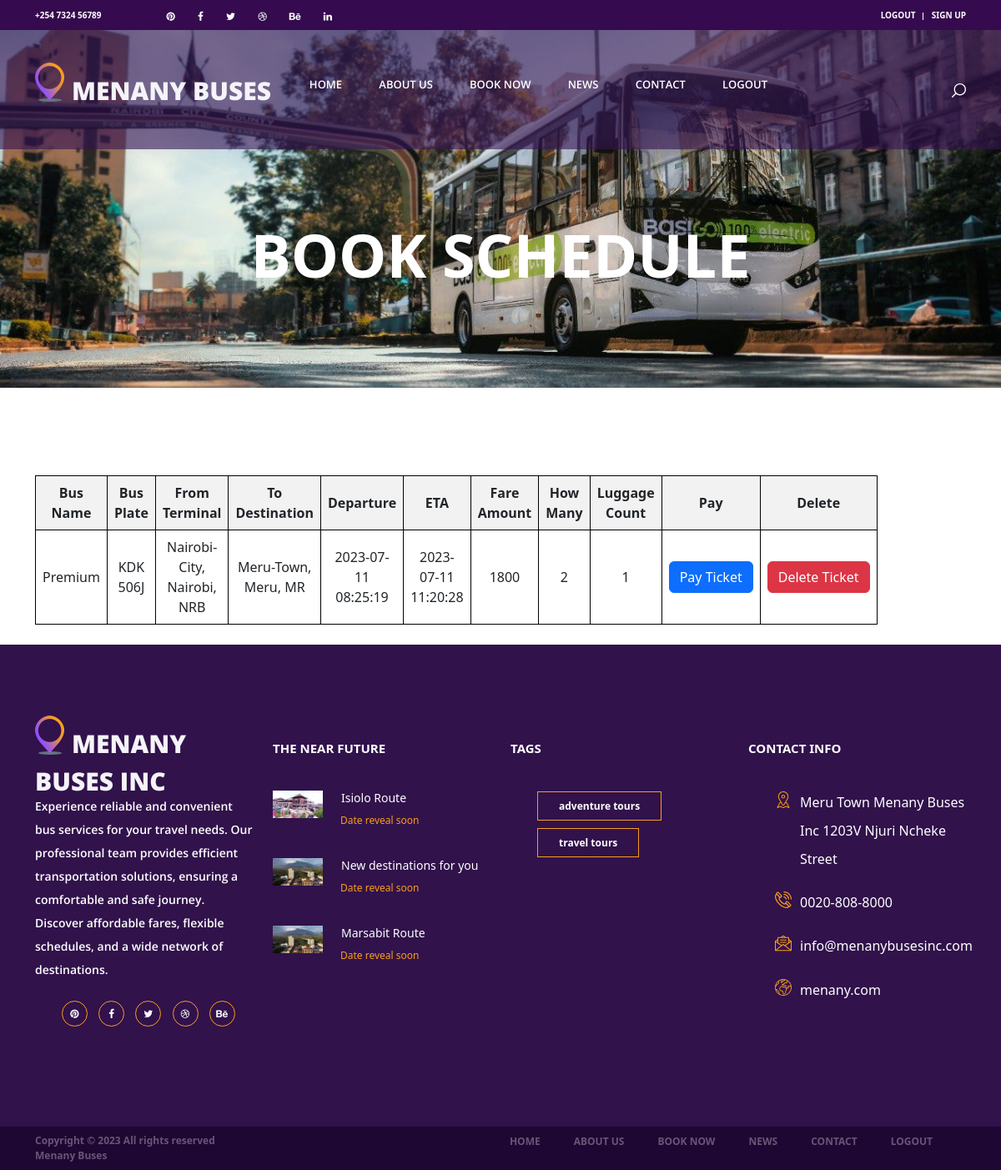
The app's page /book_now.php (signed in) with its own data.
### tables this page shows
CREATE TABLE `unpaid_tickets` (
  `id` int(11) NOT NULL,
  `customer_id` varchar(255) NOT NULL,
  `bus` varchar(255) NOT NULL,
  `bus_plate` varchar(255) NOT NULL,
  `from_terminal` varchar(255) NOT NULL,
  `to_destination` varchar(255) NOT NULL,
  `departure` timestamp NOT NULL DEFAULT current_timestamp(),
  `eta` timestamp NOT NULL DEFAULT current_timestamp(),
  `fare_amount` varchar(255) NOT NULL,
  `how_many` varchar(244) DEFAULT NULL,
  `luggage_count` varchar(244) DEFAULT NULL
);

### book_now.php (the view, shortened to what the rows shown need)
<?php
require_once 'config/connect.php';
if (empty($_SESSION['id'])) {
    header('location: sign-in.php');
} else {
    $id = $_SESSION['id'];
    $sql = $conn->prepare("SELECT * FROM `tbl_users` WHERE `id`='$id'");
    $sql->execute();
    $fetch = $sql->fetch();
    $cust_id = $fetch['id'];
    $selectQuery = "SELECT * FROM unpaid_tickets WHERE `customer_id` ='$cust_id'" ;
    $stmt = $conn->query($selectQuery);
    $unpaidTicketsData = $stmt->fetchAll(PDO::FETCH_ASSOC); ?>
<!DOCTYPE html>
<html lang="en">
<link rel="stylesheet" type="text/css" href="styles/bootstrap4/bootstrap.min.css">
<link href="plugins/font-awesome-4.7.0/css/font-awesome.min.css" rel="stylesheet" type="text/css">
<link rel="stylesheet" type="text/css" href="styles/contact_styles.css">
<link rel="stylesheet" type="text/css" href="styles/contact_responsive.css">
<link href="https://cdn.jsdelivr.net/npm/bootstrap@5.3.0/dist/css/bootstrap.min.css" rel="stylesheet"
>
</head>
<body>
    <div class="super_container">
        <div class="contact_form_section">
            <div class="container">
                <div class="row">
                    <div class="col-8">
                        <form method="post" action="#">
                            <table>
                                <thead>
                                    <tr>
                                        <th>Bus Name</th>
                                        <th>Bus Plate</th>
                                        <th>From Terminal</th>
                                        <th>To Destination</th>
                                        <th>Departure</th>
                                        <th>ETA</th>
                                        <th>Fare Amount</th>
                                        <th>How Many</th>
                                        <th>Luggage Count</th>
                                        <th>Pay</th>
                                        <th>Delete</th>
                                    </tr>
                                </thead>
                                <tbody>
                                    <?php foreach ($unpaidTicketsData as $ticket) {
        $amount_topay = $ticket['fare_amount']; ?>
                                    <tr>
                                        <td><?php echo $ticket['bus']; ?>
                                        </td>
                                        <td><?php echo $ticket['bus_plate']; ?>
                                        </td>
                                        <td><?php echo $ticket['from_terminal']; ?>
                                        </td>
                                        <td><?php echo $ticket['to_destination']; ?>
                                        </td>
                                        <td><?php echo $ticket['departure']; ?>
                                        </td>
                                        <td><?php echo $ticket['eta']; ?>
                                        </td>
                                        <td><?php echo $ticket['fare_amount']; ?>
                                        </td>
                                        <td><?php echo $ticket['how_many']; ?>
                                        </td>
                                        <td><?php echo $ticket['luggage_count']; ?>
                                        </td>
                                        <td>
                                            <button <button type="button" class="btn btn-primary" data-bs-toggle="modal"
                                                data-bs-target="#exampleModal" value="<?php echo $ticket['id']; ?>">
                                                Pay Ticket</button>
                                        </td>
                                        <td>
                                            <button type="submit" name="delete_ticket" class="btn btn-danger"
                                                onclick="confirmDelete(<?php echo $ticket['id']; ?>)">Delete
                                                Ticket</button>
                                        </td>
                                    </tr>
                                    <?php
    } ?>
                                </tbody>
                            </table>
                        </form>
                    </div>
                </div>
            </div>
        </div>
        <br>
    </div>
</body>
</html>
<?php
}

### records on screen
unpaid_tickets: bus "Premium", bus_plate "KDK 506J", from_terminal "Nairobi-City, Nairobi, NRB", to_destination "Meru-Town, Meru, MR", departure "2023-07-11 08:25:19", eta "2023-07-11 11:20:28", fare_amount "1800", how_many "2", luggage_count "1", $ticket['id'] 13 (drawn)
